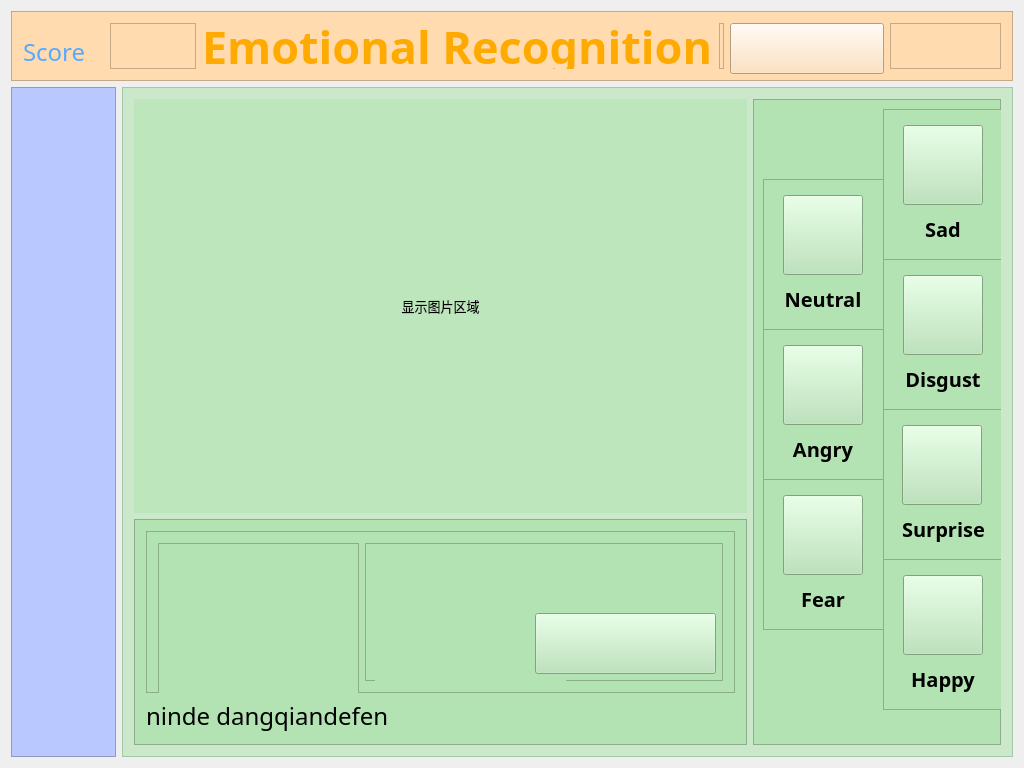
<?xml version="1.0" encoding="UTF-8"?>
<ui version="4.0">
 <class>MainWindow</class>
 <widget class="QMainWindow" name="MainWindow">
  <property name="windowModality">
   <enum>Qt::NonModal</enum>
  </property>
  <property name="enabled">
   <bool>true</bool>
  </property>
  <property name="geometry">
   <rect>
    <x>0</x>
    <y>0</y>
    <width>1024</width>
    <height>768</height>
   </rect>
  </property>
  <property name="sizePolicy">
   <sizepolicy hsizetype="Preferred" vsizetype="Preferred">
    <horstretch>0</horstretch>
    <verstretch>0</verstretch>
   </sizepolicy>
  </property>
  <property name="minimumSize">
   <size>
    <width>1024</width>
    <height>768</height>
   </size>
  </property>
  <property name="maximumSize">
   <size>
    <width>1024</width>
    <height>768</height>
   </size>
  </property>
  <property name="cursor">
   <cursorShape>ArrowCursor</cursorShape>
  </property>
  <property name="acceptDrops">
   <bool>false</bool>
  </property>
  <property name="windowTitle">
   <string>MainWindow</string>
  </property>
  <property name="windowIcon">
   <iconset>
    <normaloff>Ico/logo.ico</normaloff>Ico/logo.ico</iconset>
  </property>
  <property name="statusTip">
   <string/>
  </property>
  <property name="autoFillBackground">
   <bool>false</bool>
  </property>
  <property name="styleSheet">
   <string notr="true">border-image: url(); </string>
  </property>
  <property name="animated">
   <bool>true</bool>
  </property>
  <property name="documentMode">
   <bool>true</bool>
  </property>
  <widget class="QWidget" name="centralWidget">
   <layout class="QGridLayout" name="gridLayout_3">
    <item row="0" column="0" colspan="2">
     <widget class="QFrame" name="frame">
      <property name="maximumSize">
       <size>
        <width>16777215</width>
        <height>70</height>
       </size>
      </property>
      <property name="styleSheet">
       <string notr="true">border-image: url(); 
background-color: rgb(255, 219, 175);</string>
      </property>
      <property name="frameShape">
       <enum>QFrame::StyledPanel</enum>
      </property>
      <property name="frameShadow">
       <enum>QFrame::Raised</enum>
      </property>
      <layout class="QGridLayout" name="gridLayout">
       <item row="0" column="4">
        <widget class="QPushButton" name="START">
         <property name="minimumSize">
          <size>
           <width>154</width>
           <height>51</height>
          </size>
         </property>
         <property name="maximumSize">
          <size>
           <width>142</width>
           <height>51</height>
          </size>
         </property>
         <property name="cursor">
          <cursorShape>PointingHandCursor</cursorShape>
         </property>
         <property name="styleSheet">
          <string notr="true">border-image: url(./Files/START.png); </string>
         </property>
         <property name="text">
          <string/>
         </property>
        </widget>
       </item>
       <item row="0" column="0">
        <widget class="QLabel" name="label_3">
         <property name="minimumSize">
          <size>
           <width>81</width>
           <height>0</height>
          </size>
         </property>
         <property name="maximumSize">
          <size>
           <width>81</width>
           <height>50</height>
          </size>
         </property>
         <property name="font">
          <font>
           <family>MV Boli</family>
           <pointsize>18</pointsize>
           <weight>50</weight>
           <italic>false</italic>
           <bold>false</bold>
          </font>
         </property>
         <property name="styleSheet">
          <string notr="true">color: rgb(85, 170, 255);
border-image: url(); </string>
         </property>
         <property name="text">
          <string>Score</string>
         </property>
         <property name="alignment">
          <set>Qt::AlignBottom|Qt::AlignLeading|Qt::AlignLeft</set>
         </property>
        </widget>
       </item>
       <item row="0" column="2">
        <widget class="QLabel" name="label_2">
         <property name="minimumSize">
          <size>
           <width>253</width>
           <height>0</height>
          </size>
         </property>
         <property name="font">
          <font>
           <family>MV Boli</family>
           <pointsize>34</pointsize>
           <weight>75</weight>
           <italic>false</italic>
           <bold>true</bold>
          </font>
         </property>
         <property name="styleSheet">
          <string notr="true">color: rgb(255, 170, 0);</string>
         </property>
         <property name="text">
          <string>Emotional Recognition</string>
         </property>
        </widget>
       </item>
       <item row="0" column="3">
        <widget class="QFrame" name="frame_3">
         <property name="minimumSize">
          <size>
           <width>5</width>
           <height>0</height>
          </size>
         </property>
         <property name="maximumSize">
          <size>
           <width>5</width>
           <height>50</height>
          </size>
         </property>
         <property name="frameShape">
          <enum>QFrame::StyledPanel</enum>
         </property>
         <property name="frameShadow">
          <enum>QFrame::Raised</enum>
         </property>
        </widget>
       </item>
       <item row="0" column="1">
        <widget class="QFrame" name="frame_2">
         <property name="minimumSize">
          <size>
           <width>21</width>
           <height>0</height>
          </size>
         </property>
         <property name="maximumSize">
          <size>
           <width>86</width>
           <height>16777215</height>
          </size>
         </property>
         <property name="styleSheet">
          <string notr="true">border-image: url(); </string>
         </property>
         <property name="frameShape">
          <enum>QFrame::StyledPanel</enum>
         </property>
         <property name="frameShadow">
          <enum>QFrame::Raised</enum>
         </property>
        </widget>
       </item>
       <item row="0" column="5">
        <widget class="QFrame" name="frame_4">
         <property name="minimumSize">
          <size>
           <width>35</width>
           <height>0</height>
          </size>
         </property>
         <property name="styleSheet">
          <string notr="true">border-image: url(); </string>
         </property>
         <property name="frameShape">
          <enum>QFrame::StyledPanel</enum>
         </property>
         <property name="frameShadow">
          <enum>QFrame::Raised</enum>
         </property>
        </widget>
       </item>
      </layout>
     </widget>
    </item>
    <item row="1" column="0">
     <widget class="QFrame" name="frame_5">
      <property name="minimumSize">
       <size>
        <width>101</width>
        <height>360</height>
       </size>
      </property>
      <property name="maximumSize">
       <size>
        <width>105</width>
        <height>16777215</height>
       </size>
      </property>
      <property name="styleSheet">
       <string notr="true">border-image: url(); 
background-color: rgb(185, 200, 255);</string>
      </property>
      <property name="frameShape">
       <enum>QFrame::StyledPanel</enum>
      </property>
      <property name="frameShadow">
       <enum>QFrame::Raised</enum>
      </property>
      <layout class="QGridLayout" name="gridLayout_2">
       <item row="0" column="0">
        <widget class="QLabel" name="label_4">
         <property name="minimumSize">
          <size>
           <width>81</width>
           <height>0</height>
          </size>
         </property>
         <property name="maximumSize">
          <size>
           <width>81</width>
           <height>16777215</height>
          </size>
         </property>
         <property name="styleSheet">
          <string notr="true">border-image: url(); </string>
         </property>
         <property name="text">
          <string/>
         </property>
        </widget>
       </item>
      </layout>
     </widget>
    </item>
    <item row="1" column="1">
     <widget class="QFrame" name="frame_6">
      <property name="minimumSize">
       <size>
        <width>506</width>
        <height>360</height>
       </size>
      </property>
      <property name="styleSheet">
       <string notr="true">border-image: url(); 
background-color: rgba(179, 227, 178, 150);</string>
      </property>
      <property name="frameShape">
       <enum>QFrame::StyledPanel</enum>
      </property>
      <property name="frameShadow">
       <enum>QFrame::Raised</enum>
      </property>
      <layout class="QGridLayout" name="gridLayout_4">
       <item row="0" column="0">
        <widget class="QLabel" name="label">
         <property name="minimumSize">
          <size>
           <width>613</width>
           <height>414</height>
          </size>
         </property>
         <property name="font">
          <font>
           <family>微软雅黑</family>
           <pointsize>10</pointsize>
          </font>
         </property>
         <property name="styleSheet">
          <string notr="true">border-image: url(); </string>
         </property>
         <property name="text">
          <string>显示图片区域</string>
         </property>
         <property name="alignment">
          <set>Qt::AlignCenter</set>
         </property>
        </widget>
       </item>
       <item row="1" column="0">
        <widget class="QFrame" name="frame_7">
         <property name="minimumSize">
          <size>
           <width>613</width>
           <height>167</height>
          </size>
         </property>
         <property name="styleSheet">
          <string notr="true">border-image: url(); 
background-color: rgb(179, 227, 178);</string>
         </property>
         <property name="frameShape">
          <enum>QFrame::StyledPanel</enum>
         </property>
         <property name="frameShadow">
          <enum>QFrame::Raised</enum>
         </property>
         <layout class="QGridLayout" name="gridLayout_5">
          <item row="0" column="0" colspan="2">
           <widget class="QFrame" name="frame_9">
            <property name="frameShape">
             <enum>QFrame::StyledPanel</enum>
            </property>
            <property name="frameShadow">
             <enum>QFrame::Raised</enum>
            </property>
            <layout class="QGridLayout" name="gridLayout_13">
             <item row="0" column="1">
              <widget class="QFrame" name="frame_19">
               <property name="minimumSize">
                <size>
                 <width>201</width>
                 <height>151</height>
                </size>
               </property>
               <property name="maximumSize">
                <size>
                 <width>201</width>
                 <height>151</height>
                </size>
               </property>
               <property name="frameShape">
                <enum>QFrame::StyledPanel</enum>
               </property>
               <property name="frameShadow">
                <enum>QFrame::Raised</enum>
               </property>
               <layout class="QGridLayout" name="gridLayout_14">
                <item row="1" column="0">
                 <widget class="QLabel" name="label_14">
                  <property name="styleSheet">
                   <string notr="true">border-image: url(); </string>
                  </property>
                  <property name="text">
                   <string/>
                  </property>
                 </widget>
                </item>
                <item row="0" column="0">
                 <widget class="QLabel" name="label_13">
                  <property name="maximumSize">
                   <size>
                    <width>16777215</width>
                    <height>28</height>
                   </size>
                  </property>
                  <property name="font">
                   <font>
                    <family>Kozuka Gothic Pro B</family>
                    <pointsize>15</pointsize>
                    <weight>75</weight>
                    <bold>true</bold>
                   </font>
                  </property>
                  <property name="text">
                   <string/>
                  </property>
                  <property name="alignment">
                   <set>Qt::AlignCenter</set>
                  </property>
                 </widget>
                </item>
               </layout>
              </widget>
             </item>
             <item row="0" column="2">
              <widget class="QFrame" name="frame_18">
               <property name="frameShape">
                <enum>QFrame::StyledPanel</enum>
               </property>
               <property name="frameShadow">
                <enum>QFrame::Raised</enum>
               </property>
               <widget class="QPushButton" name="QUIT">
                <property name="geometry">
                 <rect>
                  <x>170</x>
                  <y>70</y>
                  <width>181</width>
                  <height>61</height>
                 </rect>
                </property>
                <property name="cursor">
                 <cursorShape>PointingHandCursor</cursorShape>
                </property>
                <property name="styleSheet">
                 <string notr="true">border-image: url(./Files/QUIT.png); </string>
                </property>
                <property name="text">
                 <string/>
                </property>
               </widget>
               <widget class="QLabel" name="label_15">
                <property name="geometry">
                 <rect>
                  <x>10</x>
                  <y>10</y>
                  <width>191</width>
                  <height>131</height>
                 </rect>
                </property>
                <property name="text">
                 <string/>
                </property>
               </widget>
               <zorder>label_15</zorder>
               <zorder>QUIT</zorder>
              </widget>
             </item>
            </layout>
           </widget>
          </item>
          <item row="1" column="0" colspan="2">
           <widget class="QLabel" name="label_12">
            <property name="font">
             <font>
              <family>仿宋</family>
              <pointsize>18</pointsize>
             </font>
            </property>
            <property name="text">
             <string>ninde dangqiandefen</string>
            </property>
           </widget>
          </item>
         </layout>
        </widget>
       </item>
       <item row="0" column="1" rowspan="2">
        <widget class="QFrame" name="frame_8">
         <property name="minimumSize">
          <size>
           <width>100</width>
           <height>340</height>
          </size>
         </property>
         <property name="styleSheet">
          <string notr="true">border-image: url(); 
background-color: rgb(179, 227, 178);</string>
         </property>
         <property name="frameShape">
          <enum>QFrame::StyledPanel</enum>
         </property>
         <property name="frameShadow">
          <enum>QFrame::Raised</enum>
         </property>
         <widget class="QFrame" name="frame_11">
          <property name="geometry">
           <rect>
            <x>130</x>
            <y>10</y>
            <width>121</width>
            <height>151</height>
           </rect>
          </property>
          <property name="minimumSize">
           <size>
            <width>121</width>
            <height>151</height>
           </size>
          </property>
          <property name="frameShape">
           <enum>QFrame::StyledPanel</enum>
          </property>
          <property name="frameShadow">
           <enum>QFrame::Raised</enum>
          </property>
          <layout class="QGridLayout" name="gridLayout_6">
           <item row="0" column="0">
            <widget class="QPushButton" name="Sad">
             <property name="minimumSize">
              <size>
               <width>80</width>
               <height>80</height>
              </size>
             </property>
             <property name="maximumSize">
              <size>
               <width>80</width>
               <height>80</height>
              </size>
             </property>
             <property name="cursor">
              <cursorShape>PointingHandCursor</cursorShape>
             </property>
             <property name="styleSheet">
              <string notr="true">border-image: url(./Files/sad.png); </string>
             </property>
             <property name="text">
              <string/>
             </property>
            </widget>
           </item>
           <item row="1" column="0">
            <widget class="QLabel" name="label_5">
             <property name="maximumSize">
              <size>
               <width>16777215</width>
               <height>28</height>
              </size>
             </property>
             <property name="font">
              <font>
               <family>Kozuka Gothic Pro B</family>
               <pointsize>15</pointsize>
               <weight>75</weight>
               <bold>true</bold>
              </font>
             </property>
             <property name="text">
              <string>Sad</string>
             </property>
             <property name="alignment">
              <set>Qt::AlignCenter</set>
             </property>
            </widget>
           </item>
          </layout>
         </widget>
         <widget class="QFrame" name="frame_12">
          <property name="geometry">
           <rect>
            <x>10</x>
            <y>80</y>
            <width>121</width>
            <height>151</height>
           </rect>
          </property>
          <property name="minimumSize">
           <size>
            <width>121</width>
            <height>151</height>
           </size>
          </property>
          <property name="frameShape">
           <enum>QFrame::StyledPanel</enum>
          </property>
          <property name="frameShadow">
           <enum>QFrame::Raised</enum>
          </property>
          <layout class="QGridLayout" name="gridLayout_7">
           <item row="0" column="0">
            <widget class="QPushButton" name="Neutral">
             <property name="minimumSize">
              <size>
               <width>80</width>
               <height>80</height>
              </size>
             </property>
             <property name="maximumSize">
              <size>
               <width>80</width>
               <height>80</height>
              </size>
             </property>
             <property name="cursor">
              <cursorShape>PointingHandCursor</cursorShape>
             </property>
             <property name="styleSheet">
              <string notr="true">border-image: url(./Files/neutral.png); </string>
             </property>
             <property name="text">
              <string/>
             </property>
            </widget>
           </item>
           <item row="1" column="0">
            <widget class="QLabel" name="label_6">
             <property name="maximumSize">
              <size>
               <width>16777215</width>
               <height>28</height>
              </size>
             </property>
             <property name="font">
              <font>
               <family>Kozuka Gothic Pro B</family>
               <pointsize>15</pointsize>
               <weight>75</weight>
               <bold>true</bold>
              </font>
             </property>
             <property name="text">
              <string>Neutral</string>
             </property>
             <property name="alignment">
              <set>Qt::AlignCenter</set>
             </property>
            </widget>
           </item>
          </layout>
         </widget>
         <widget class="QFrame" name="frame_13">
          <property name="geometry">
           <rect>
            <x>130</x>
            <y>160</y>
            <width>121</width>
            <height>151</height>
           </rect>
          </property>
          <property name="minimumSize">
           <size>
            <width>121</width>
            <height>151</height>
           </size>
          </property>
          <property name="frameShape">
           <enum>QFrame::StyledPanel</enum>
          </property>
          <property name="frameShadow">
           <enum>QFrame::Raised</enum>
          </property>
          <layout class="QGridLayout" name="gridLayout_8">
           <item row="0" column="0">
            <widget class="QPushButton" name="Disgust">
             <property name="minimumSize">
              <size>
               <width>80</width>
               <height>80</height>
              </size>
             </property>
             <property name="maximumSize">
              <size>
               <width>80</width>
               <height>80</height>
              </size>
             </property>
             <property name="cursor">
              <cursorShape>PointingHandCursor</cursorShape>
             </property>
             <property name="styleSheet">
              <string notr="true">border-image: url(./Files/disgust.png); </string>
             </property>
             <property name="text">
              <string/>
             </property>
            </widget>
           </item>
           <item row="1" column="0">
            <widget class="QLabel" name="label_7">
             <property name="maximumSize">
              <size>
               <width>16777215</width>
               <height>28</height>
              </size>
             </property>
             <property name="font">
              <font>
               <family>Kozuka Gothic Pro B</family>
               <pointsize>15</pointsize>
               <weight>75</weight>
               <bold>true</bold>
              </font>
             </property>
             <property name="text">
              <string>Disgust</string>
             </property>
             <property name="alignment">
              <set>Qt::AlignCenter</set>
             </property>
            </widget>
           </item>
          </layout>
         </widget>
         <widget class="QFrame" name="frame_14">
          <property name="geometry">
           <rect>
            <x>10</x>
            <y>230</y>
            <width>121</width>
            <height>151</height>
           </rect>
          </property>
          <property name="minimumSize">
           <size>
            <width>121</width>
            <height>151</height>
           </size>
          </property>
          <property name="frameShape">
           <enum>QFrame::StyledPanel</enum>
          </property>
          <property name="frameShadow">
           <enum>QFrame::Raised</enum>
          </property>
          <layout class="QGridLayout" name="gridLayout_9">
           <item row="0" column="0">
            <widget class="QPushButton" name="Anger">
             <property name="minimumSize">
              <size>
               <width>80</width>
               <height>80</height>
              </size>
             </property>
             <property name="maximumSize">
              <size>
               <width>80</width>
               <height>80</height>
              </size>
             </property>
             <property name="cursor">
              <cursorShape>PointingHandCursor</cursorShape>
             </property>
             <property name="styleSheet">
              <string notr="true">border-image: url(./Files/angry.png); </string>
             </property>
             <property name="text">
              <string/>
             </property>
            </widget>
           </item>
           <item row="1" column="0">
            <widget class="QLabel" name="label_8">
             <property name="maximumSize">
              <size>
               <width>16777215</width>
               <height>28</height>
              </size>
             </property>
             <property name="font">
              <font>
               <family>Kozuka Gothic Pro B</family>
               <pointsize>15</pointsize>
               <weight>75</weight>
               <bold>true</bold>
              </font>
             </property>
             <property name="text">
              <string>Angry</string>
             </property>
             <property name="alignment">
              <set>Qt::AlignCenter</set>
             </property>
            </widget>
           </item>
          </layout>
         </widget>
         <widget class="QFrame" name="frame_15">
          <property name="geometry">
           <rect>
            <x>130</x>
            <y>310</y>
            <width>121</width>
            <height>151</height>
           </rect>
          </property>
          <property name="minimumSize">
           <size>
            <width>121</width>
            <height>151</height>
           </size>
          </property>
          <property name="frameShape">
           <enum>QFrame::StyledPanel</enum>
          </property>
          <property name="frameShadow">
           <enum>QFrame::Raised</enum>
          </property>
          <layout class="QGridLayout" name="gridLayout_10">
           <item row="0" column="0">
            <widget class="QPushButton" name="Surprise">
             <property name="minimumSize">
              <size>
               <width>80</width>
               <height>80</height>
              </size>
             </property>
             <property name="maximumSize">
              <size>
               <width>80</width>
               <height>80</height>
              </size>
             </property>
             <property name="cursor">
              <cursorShape>PointingHandCursor</cursorShape>
             </property>
             <property name="styleSheet">
              <string notr="true">border-image: url(./Files/surprise.png); </string>
             </property>
             <property name="text">
              <string/>
             </property>
            </widget>
           </item>
           <item row="1" column="0">
            <widget class="QLabel" name="label_9">
             <property name="maximumSize">
              <size>
               <width>16777215</width>
               <height>28</height>
              </size>
             </property>
             <property name="font">
              <font>
               <family>Kozuka Gothic Pro B</family>
               <pointsize>15</pointsize>
               <weight>75</weight>
               <bold>true</bold>
              </font>
             </property>
             <property name="text">
              <string>Surprise</string>
             </property>
             <property name="alignment">
              <set>Qt::AlignCenter</set>
             </property>
            </widget>
           </item>
          </layout>
         </widget>
         <widget class="QFrame" name="frame_16">
          <property name="geometry">
           <rect>
            <x>10</x>
            <y>380</y>
            <width>121</width>
            <height>151</height>
           </rect>
          </property>
          <property name="minimumSize">
           <size>
            <width>121</width>
            <height>151</height>
           </size>
          </property>
          <property name="frameShape">
           <enum>QFrame::StyledPanel</enum>
          </property>
          <property name="frameShadow">
           <enum>QFrame::Raised</enum>
          </property>
          <layout class="QGridLayout" name="gridLayout_11">
           <item row="0" column="0">
            <widget class="QPushButton" name="Fear">
             <property name="minimumSize">
              <size>
               <width>80</width>
               <height>80</height>
              </size>
             </property>
             <property name="maximumSize">
              <size>
               <width>80</width>
               <height>80</height>
              </size>
             </property>
             <property name="cursor">
              <cursorShape>PointingHandCursor</cursorShape>
             </property>
             <property name="styleSheet">
              <string notr="true">border-image: url(./Files/fear.png); </string>
             </property>
             <property name="text">
              <string/>
             </property>
            </widget>
           </item>
           <item row="1" column="0">
            <widget class="QLabel" name="label_10">
             <property name="maximumSize">
              <size>
               <width>16777215</width>
               <height>28</height>
              </size>
             </property>
             <property name="font">
              <font>
               <family>Kozuka Gothic Pro B</family>
               <pointsize>15</pointsize>
               <weight>75</weight>
               <bold>true</bold>
              </font>
             </property>
             <property name="text">
              <string>Fear</string>
             </property>
             <property name="alignment">
              <set>Qt::AlignCenter</set>
             </property>
            </widget>
           </item>
          </layout>
         </widget>
         <widget class="QFrame" name="frame_17">
          <property name="geometry">
           <rect>
            <x>130</x>
            <y>460</y>
            <width>121</width>
            <height>151</height>
           </rect>
          </property>
          <property name="minimumSize">
           <size>
            <width>121</width>
            <height>151</height>
           </size>
          </property>
          <property name="frameShape">
           <enum>QFrame::StyledPanel</enum>
          </property>
          <property name="frameShadow">
           <enum>QFrame::Raised</enum>
          </property>
          <layout class="QGridLayout" name="gridLayout_12">
           <item row="0" column="0">
            <widget class="QPushButton" name="Happiness">
             <property name="minimumSize">
              <size>
               <width>80</width>
               <height>80</height>
              </size>
             </property>
             <property name="maximumSize">
              <size>
               <width>80</width>
               <height>80</height>
              </size>
             </property>
             <property name="cursor">
              <cursorShape>PointingHandCursor</cursorShape>
             </property>
             <property name="styleSheet">
              <string notr="true">border-image: url(./Files/happy.png); </string>
             </property>
             <property name="text">
              <string/>
             </property>
            </widget>
           </item>
           <item row="1" column="0">
            <widget class="QLabel" name="label_11">
             <property name="maximumSize">
              <size>
               <width>16777215</width>
               <height>28</height>
              </size>
             </property>
             <property name="font">
              <font>
               <family>Kozuka Gothic Pro B</family>
               <pointsize>15</pointsize>
               <weight>75</weight>
               <bold>true</bold>
              </font>
             </property>
             <property name="text">
              <string>Happy</string>
             </property>
             <property name="alignment">
              <set>Qt::AlignCenter</set>
             </property>
            </widget>
           </item>
          </layout>
         </widget>
        </widget>
       </item>
      </layout>
     </widget>
    </item>
   </layout>
  </widget>
  <action name="actionOpen">
   <property name="text">
    <string>加载配置</string>
   </property>
   <property name="toolTip">
    <string>加载配置</string>
   </property>
   <property name="statusTip">
    <string comment="Ctrl+O" extracomment="Ctrl+O"/>
   </property>
   <property name="shortcut">
    <string>Ctrl+O</string>
   </property>
   <property name="shortcutContext">
    <enum>Qt::WindowShortcut</enum>
   </property>
  </action>
  <action name="actionEdit">
   <property name="text">
    <string>编辑配置</string>
   </property>
   <property name="toolTip">
    <string>编辑配置</string>
   </property>
   <property name="shortcutContext">
    <enum>Qt::WindowShortcut</enum>
   </property>
  </action>
  <action name="actionExit">
   <property name="text">
    <string>退出</string>
   </property>
  </action>
  <action name="action_About">
   <property name="icon">
    <iconset>
     <normaloff>Ico/logo.ico</normaloff>Ico/logo.ico</iconset>
   </property>
   <property name="text">
    <string>自动分拣</string>
   </property>
  </action>
  <action name="actionSaveAs">
   <property name="text">
    <string>另存为</string>
   </property>
  </action>
  <action name="action_Help">
   <property name="text">
    <string>帮助文档</string>
   </property>
  </action>
  <action name="action_TestTool">
   <property name="text">
    <string>调试工具</string>
   </property>
  </action>
  <action name="action_ViewData">
   <property name="text">
    <string>生产数据</string>
   </property>
  </action>
  <action name="action_ScanSetting">
   <property name="text">
    <string>扫码设置</string>
   </property>
  </action>
  <action name="action_RunLine">
   <property name="text">
    <string>启动流水线</string>
   </property>
  </action>
  <action name="action_StopLine">
   <property name="text">
    <string>停止流水线</string>
   </property>
  </action>
  <action name="action_TurnOffLight">
   <property name="text">
    <string>关闭灯光</string>
   </property>
  </action>
  <action name="actionOpen_2">
   <property name="text">
    <string>加载配置</string>
   </property>
  </action>
  <action name="actionEdit_2">
   <property name="text">
    <string>编辑配置</string>
   </property>
  </action>
  <action name="action_LoadYes_1">
   <property name="text">
    <string>加载前一天数据</string>
   </property>
  </action>
  <action name="action_ClearNow_1">
   <property name="text">
    <string>清空现有数据</string>
   </property>
  </action>
  <action name="Time_F000000001">
   <property name="text">
    <string>第一台 F000000001</string>
   </property>
  </action>
  <action name="Time_F000000002">
   <property name="text">
    <string>第二台 F000000002</string>
   </property>
  </action>
  <action name="Time_F000000003">
   <property name="text">
    <string>第三台 F000000003</string>
   </property>
  </action>
  <action name="Time_F000000004">
   <property name="text">
    <string>第四台 F000000004</string>
   </property>
  </action>
  <action name="Time_F000000005">
   <property name="text">
    <string>第五台 F000000005</string>
   </property>
  </action>
  <action name="Time_F000000006">
   <property name="text">
    <string>第六台 F000000006</string>
   </property>
  </action>
  <action name="Time_F000000007">
   <property name="text">
    <string>第七台 F000000007</string>
   </property>
  </action>
  <action name="Time_F000000008">
   <property name="text">
    <string>第八台 F000000008</string>
   </property>
  </action>
  <action name="Time_F000000009">
   <property name="text">
    <string>第九台 F000000009</string>
   </property>
  </action>
  <action name="Time_F000000010">
   <property name="text">
    <string>第十台 F000000010</string>
   </property>
  </action>
  <action name="Time_F_All">
   <property name="text">
    <string>复位全部时间</string>
   </property>
  </action>
  <action name="Num_F000000001">
   <property name="text">
    <string>清空 第一台 F000000001</string>
   </property>
  </action>
  <action name="Num_F000000002">
   <property name="text">
    <string>清空 第二台 F000000002</string>
   </property>
  </action>
  <action name="Num_F000000003">
   <property name="text">
    <string>清空 第三台 F000000003</string>
   </property>
  </action>
  <action name="Num_F000000004">
   <property name="text">
    <string>清空 第四台 F000000004</string>
   </property>
  </action>
  <action name="Num_F000000005">
   <property name="text">
    <string>清空 第五台 F000000005</string>
   </property>
  </action>
  <action name="Num_F000000006">
   <property name="text">
    <string>清空 第六台 F000000006</string>
   </property>
  </action>
  <action name="Num_F000000007">
   <property name="text">
    <string>清空 第七台 F000000007</string>
   </property>
  </action>
  <action name="Num_F000000008">
   <property name="text">
    <string>清空 第八台 F000000008</string>
   </property>
  </action>
  <action name="Num_F000000009">
   <property name="text">
    <string>清空 第九台 F000000009</string>
   </property>
  </action>
  <action name="Num_F000000010">
   <property name="text">
    <string>清空 第十台 F000000010</string>
   </property>
  </action>
  <action name="action_LoadYes">
   <property name="text">
    <string>加载历史数据</string>
   </property>
  </action>
  <action name="action_ClearNow">
   <property name="text">
    <string>全部清空</string>
   </property>
  </action>
  <action name="Clear_F000000001">
   <property name="text">
    <string>禁用第一台 F000000001</string>
   </property>
  </action>
  <action name="Clear_F000000002">
   <property name="text">
    <string>禁用第二台 F000000002</string>
   </property>
  </action>
  <action name="Clear_F000000003">
   <property name="text">
    <string>禁用第三台 F000000003</string>
   </property>
  </action>
  <action name="Clear_F000000004">
   <property name="text">
    <string>禁用第四台 F000000004</string>
   </property>
  </action>
  <action name="Clear_F000000005">
   <property name="text">
    <string>禁用第五台 F000000005</string>
   </property>
  </action>
  <action name="Clear_F000000006">
   <property name="text">
    <string>禁用第六台 F000000006</string>
   </property>
  </action>
  <action name="Clear_F000000007">
   <property name="text">
    <string>禁用第七台 F000000007</string>
   </property>
  </action>
  <action name="Clear_F000000008">
   <property name="text">
    <string>禁用第八台 F000000008</string>
   </property>
  </action>
  <action name="Clear_F000000009">
   <property name="text">
    <string>禁用第九台 F000000009</string>
   </property>
  </action>
  <action name="Clear_F000000010">
   <property name="text">
    <string>禁用第十台 F000000010</string>
   </property>
  </action>
 </widget>
 <layoutdefault spacing="6" margin="11"/>
 <resources/>
 <connections/>
</ui>
